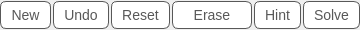
         <widget class="QFrame" name="Buttonsframe">
          <property name="sizePolicy">
           <sizepolicy hsizetype="Preferred" vsizetype="Fixed">
            <horstretch>0</horstretch>
            <verstretch>0</verstretch>
           </sizepolicy>
          </property>
          <property name="maximumSize">
           <size>
            <width>16777215</width>
            <height>30</height>
           </size>
          </property>
          <property name="styleSheet">
           <string notr="true">/* PushButton */
QPushButton {
    background: #fff;
    color: #585858;
    border: 1px solid #585858;
    border-radius: 6px;
    padding: 5px 10px;
    font-size: 14px;
}

QPushButton:hover {
    background: #bababa;
    border: 1px solid #585858;
	color: #585858;
}

QPushButton:pressed {
    background: #585858;
    border: 1px solid #585858;
	color: #fff;
}</string>
          </property>
          <property name="frameShape">
           <enum>QFrame::NoFrame</enum>
          </property>
          <property name="frameShadow">
           <enum>QFrame::Plain</enum>
          </property>
          <layout class="QHBoxLayout" name="horizontalLayout">
           <property name="spacing">
            <number>2</number>
           </property>
           <property name="leftMargin">
            <number>0</number>
           </property>
           <property name="topMargin">
            <number>0</number>
           </property>
           <property name="rightMargin">
            <number>0</number>
           </property>
           <property name="bottomMargin">
            <number>0</number>
           </property>
           <item>
            <widget class="QPushButton" name="newButton">
             <property name="sizePolicy">
              <sizepolicy hsizetype="Preferred" vsizetype="Fixed">
               <horstretch>0</horstretch>
               <verstretch>0</verstretch>
              </sizepolicy>
             </property>
             <property name="minimumSize">
              <size>
               <width>0</width>
               <height>25</height>
              </size>
             </property>
             <property name="focusPolicy">
              <enum>Qt::NoFocus</enum>
             </property>
             <property name="toolTip">
              <string>Create a new game</string>
             </property>
             <property name="toolTipDuration">
              <number>5000</number>
             </property>
             <property name="statusTip">
              <string>Create a new game</string>
             </property>
             <property name="text">
              <string>New</string>
             </property>
             <property name="icon">
              <iconset resource="../resources.qrc">
               <normaloff>:/Files/games.png</normaloff>:/Files/games.png</iconset>
             </property>
            </widget>
           </item>
           <item>
            <widget class="QPushButton" name="undoButton">
             <property name="sizePolicy">
              <sizepolicy hsizetype="Preferred" vsizetype="Fixed">
               <horstretch>0</horstretch>
               <verstretch>0</verstretch>
              </sizepolicy>
             </property>
             <property name="minimumSize">
              <size>
               <width>0</width>
               <height>25</height>
              </size>
             </property>
             <property name="focusPolicy">
              <enum>Qt::NoFocus</enum>
             </property>
             <property name="toolTip">
              <string>Undo last entry</string>
             </property>
             <property name="text">
              <string>Undo</string>
             </property>
             <property name="icon">
              <iconset resource="../resources.qrc">
               <normaloff>:/Files/undo.png</normaloff>:/Files/undo.png</iconset>
             </property>
            </widget>
           </item>
           <item>
            <widget class="QPushButton" name="resetButton">
             <property name="sizePolicy">
              <sizepolicy hsizetype="Preferred" vsizetype="Fixed">
               <horstretch>0</horstretch>
               <verstretch>0</verstretch>
              </sizepolicy>
             </property>
             <property name="minimumSize">
              <size>
               <width>0</width>
               <height>25</height>
              </size>
             </property>
             <property name="focusPolicy">
              <enum>Qt::NoFocus</enum>
             </property>
             <property name="toolTip">
              <string>Reset board</string>
             </property>
             <property name="text">
              <string>Reset</string>
             </property>
             <property name="icon">
              <iconset resource="../resources.qrc">
               <normaloff>:/Files/circular.png</normaloff>:/Files/circular.png</iconset>
             </property>
            </widget>
           </item>
           <item>
            <widget class="QPushButton" name="eraseButton">
             <property name="sizePolicy">
              <sizepolicy hsizetype="Preferred" vsizetype="Fixed">
               <horstretch>0</horstretch>
               <verstretch>0</verstretch>
              </sizepolicy>
             </property>
             <property name="minimumSize">
              <size>
               <width>80</width>
               <height>0</height>
              </size>
             </property>
             <property name="focusPolicy">
              <enum>Qt::NoFocus</enum>
             </property>
             <property name="toolTip">
              <string>Erase selected square's value</string>
             </property>
             <property name="text">
              <string>Erase</string>
             </property>
             <property name="icon">
              <iconset resource="../resources.qrc">
               <normaloff>:/Files/eraser.png</normaloff>:/Files/eraser.png</iconset>
             </property>
            </widget>
           </item>
           <item>
            <widget class="QPushButton" name="hintButton">
             <property name="sizePolicy">
              <sizepolicy hsizetype="Preferred" vsizetype="Fixed">
               <horstretch>0</horstretch>
               <verstretch>0</verstretch>
              </sizepolicy>
             </property>
             <property name="minimumSize">
              <size>
               <width>0</width>
               <height>25</height>
              </size>
             </property>
             <property name="focusPolicy">
              <enum>Qt::NoFocus</enum>
             </property>
             <property name="toolTip">
              <string>Get a hint</string>
             </property>
             <property name="text">
              <string>Hint</string>
             </property>
             <property name="icon">
              <iconset resource="../resources.qrc">
               <normaloff>:/Files/idea.png</normaloff>:/Files/idea.png</iconset>
             </property>
            </widget>
           </item>
           <item>
            <widget class="QPushButton" name="solveButton">
             <property name="sizePolicy">
              <sizepolicy hsizetype="Preferred" vsizetype="Fixed">
               <horstretch>0</horstretch>
               <verstretch>0</verstretch>
              </sizepolicy>
             </property>
             <property name="minimumSize">
              <size>
               <width>0</width>
               <height>25</height>
              </size>
             </property>
             <property name="focusPolicy">
              <enum>Qt::NoFocus</enum>
             </property>
             <property name="toolTip">
              <string>See solution for the board</string>
             </property>
             <property name="text">
              <string>Solve</string>
             </property>
             <property name="icon">
              <iconset resource="../resources.qrc">
               <normaloff>:/Files/machine-learning.png</normaloff>:/Files/machine-learning.png</iconset>
             </property>
            </widget>
           </item>
          </layout>
         </widget>
